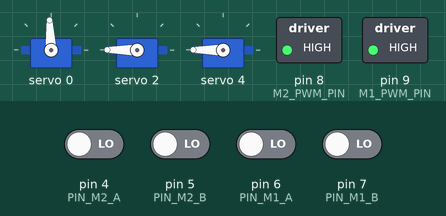
Simulated run of this sketch. Board: Arduino Uno, built for the host (arithmetic inside an expression is 32-bit, double 64-bit). Parts: 3 × servo, switched loads named in the sketch (green lamp = pin HIGH). The inputs (shaded band) are chosen by the test bench; at power-on: pin 4 (PIN_M2_A), pin 5 (PIN_M2_B), pin 6 (PIN_M1_A), pin 7 (PIN_M1_B) LOW. What the sketch prints to the serial monitor is not drawn.

Above: at 1.2 s.
1.3 s: pin 5 (PIN_M2_B) driven HIGH
4.3 s: pin 4 (PIN_M2_A) driven HIGH
Timing chart, 0 to 13.3 s (numbered marks = the images above; inputs shaded):
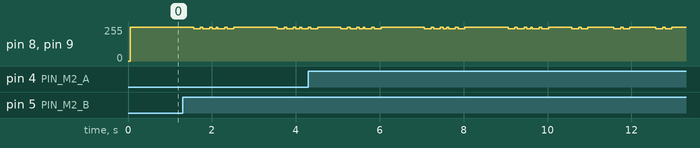

The sketch:

bmduino_motor_highduty_sustain_test.ino
```cpp
// 承接 bmduino_motor_pwm50_encoder_check：50% duty 已確認可以長時間持續轉動
// 不會停。這裡改成固定高 duty（不爬升，一開機就是高負載），同樣持續運行、
// 每0.5秒印一次編碼器計數，用來確認「衝一下就停」是不是跟 duty(電流)高低
// 有關——如果這裡也能穩定持續轉動不停，代表問題只在爬升過程本身；如果
// 這裡很快就複現「轉一下就停」，就能確定是高電流觸發某種保護/跳脫。

#include <Arduino.h>
#include <Wire.h>
#include <Adafruit_PWMServoDriver.h>

Adafruit_PWMServoDriver pwm = Adafruit_PWMServoDriver(0x40, Wire1);

const uint8_t CH_STEER = 0;
const uint8_t M1_PWM_PIN = 9;
const uint8_t M2_PWM_PIN = 8;
const uint8_t PIN_M1_A = 6;
const uint8_t PIN_M1_B = 7;
const uint8_t PIN_M2_A = 4;
const uint8_t PIN_M2_B = 5;

const uint16_t STEER_CENTER_US = 1500;
const uint32_t PWM_PERIOD_US = 200;  // 5kHz
const uint8_t TEST_DUTY = 250;       // 接近全速(約98%)，固定不爬升

volatile int32_t posM1 = 0;
volatile int32_t posM2 = 0;
volatile uint8_t stateM1 = 0;
volatile uint8_t stateM2 = 0;

static const int8_t QDEC_TABLE[16] = {
  0, -1, 1, 0,
  1, 0, 0, -1,
  -1, 0, 0, 1,
  0, 1, -1, 0
};

void updateQuadM1() {
  uint8_t a = digitalRead(PIN_M1_A);
  uint8_t b = digitalRead(PIN_M1_B);
  uint8_t ns = (a << 1) | b;
  posM1 += QDEC_TABLE[((stateM1 << 2) | ns) & 0x0F];
  stateM1 = ns;
}
void updateQuadM2() {
  uint8_t a = digitalRead(PIN_M2_A);
  uint8_t b = digitalRead(PIN_M2_B);
  uint8_t ns = (a << 1) | b;
  posM2 += QDEC_TABLE[((stateM2 << 2) | ns) & 0x0F];
  stateM2 = ns;
}
void isrM1A() { updateQuadM1(); }
void isrM1B() { updateQuadM1(); }
void isrM2A() { updateQuadM2(); }
void isrM2B() { updateQuadM2(); }

void setup() {
  Serial.begin(115200);

  pinMode(PIN_M1_A, INPUT);
  pinMode(PIN_M1_B, INPUT);
  pinMode(PIN_M2_A, INPUT);
  pinMode(PIN_M2_B, INPUT);
  attachInterrupt(digitalPinToInterrupt(PIN_M1_A), isrM1A, CHANGE);
  attachInterrupt(digitalPinToInterrupt(PIN_M1_B), isrM1B, CHANGE);
  attachInterrupt(digitalPinToInterrupt(PIN_M2_A), isrM2A, CHANGE);
  attachInterrupt(digitalPinToInterrupt(PIN_M2_B), isrM2B, CHANGE);

  Wire1.begin();
  pwm.begin();
  pwm.setPWMFreq(50);
  pwm.writeMicroseconds(CH_STEER, STEER_CENTER_US);

  pwm.setPin(1, 0);      // CH1(IN1) = LOW
  pwm.setPin(2, 4095);   // CH2(IN2) = HIGH
  pwm.setPin(3, 0);      // CH3(IN3) = LOW
  pwm.setPin(4, 4095);   // CH4(IN4) = HIGH

  pinMode(M1_PWM_PIN, OUTPUT);
  pinMode(M2_PWM_PIN, OUTPUT);

  Serial.println(F("=== SUSTAIN TEST: fixed duty=250(~98%), watching for stall/cutout ==="));
}

uint32_t lastPrintMs = 0;
int32_t lastM1 = 0;
int32_t lastM2 = 0;

void loop() {
  uint32_t phase = micros() % PWM_PERIOD_US;
  uint32_t onUs = (uint32_t)TEST_DUTY * PWM_PERIOD_US / 255;
  bool high = phase < onUs;
  digitalWrite(M1_PWM_PIN, high ? HIGH : LOW);
  digitalWrite(M2_PWM_PIN, high ? HIGH : LOW);

  uint32_t now = millis();
  if (now - lastPrintMs >= 500) {
    lastPrintMs = now;
    int32_t curM1 = posM1;
    int32_t curM2 = posM2;
    Serial.print(F("t="));
    Serial.print(now);
    Serial.print(F("ms  posM1="));
    Serial.print(curM1);
    Serial.print(F(" (d="));
    Serial.print(curM1 - lastM1);
    Serial.print(F(")  posM2="));
    Serial.print(curM2);
    Serial.print(F(" (d="));
    Serial.print(curM2 - lastM2);
    Serial.println(F(")"));
    lastM1 = curM1;
    lastM2 = curM2;
  }
}
```
